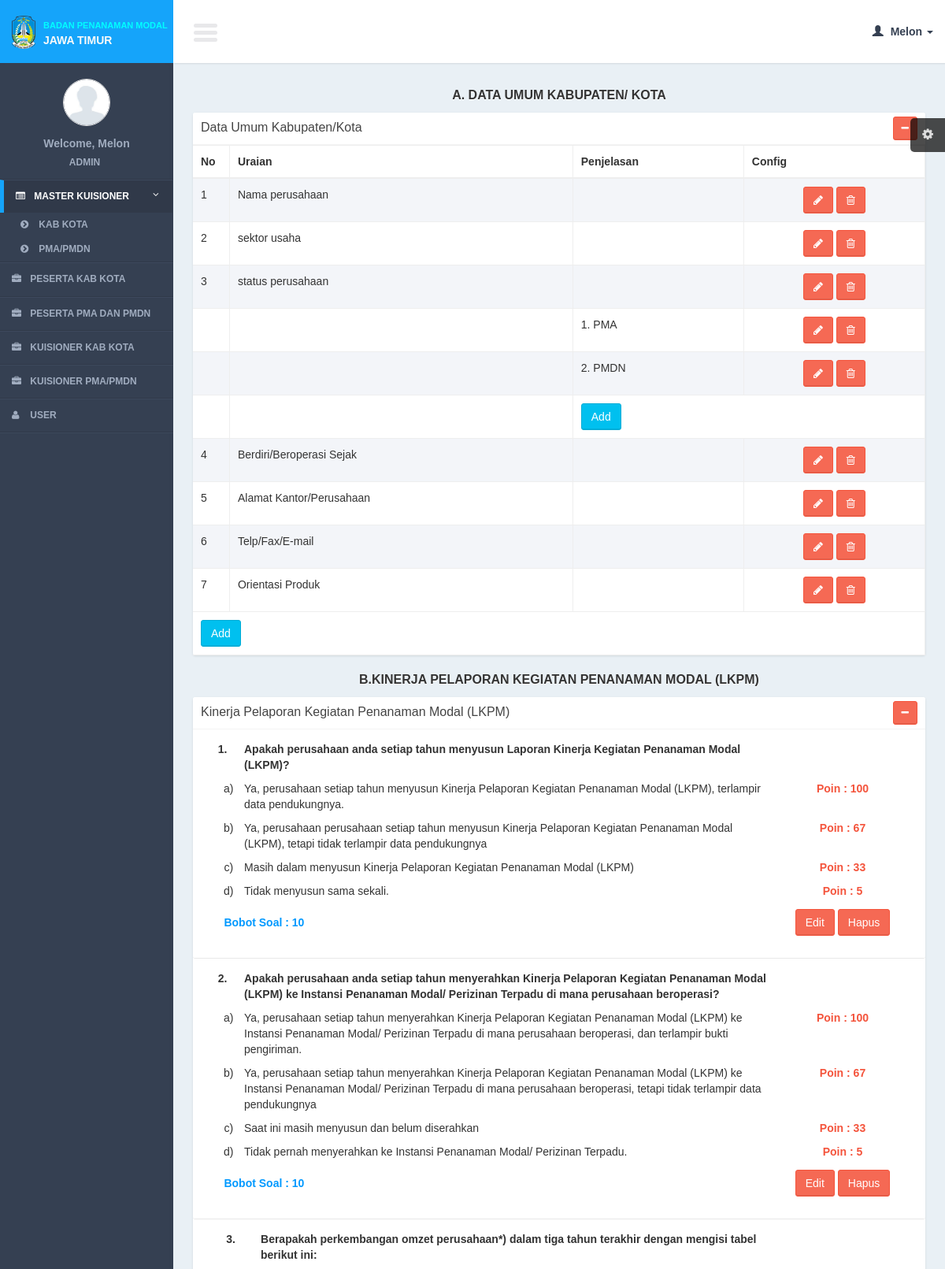
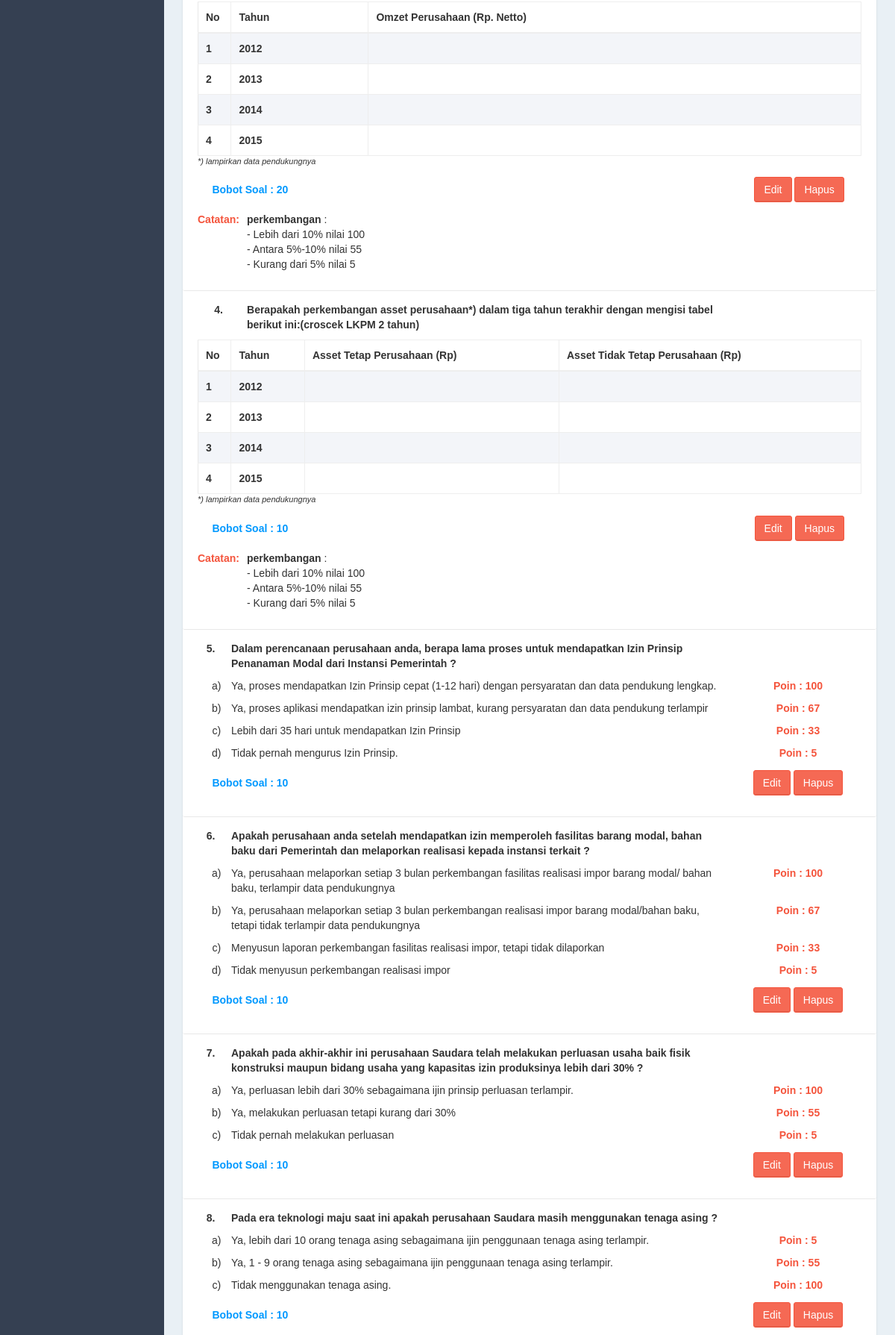
The app's page /controllers/question_pma.php?page=list (signed in, upper part) with its own data (2 pictures, top to bottom).
### tables this page shows
CREATE TABLE IF NOT EXISTS `questions_pma1` (
`qp1_id` int(11) NOT NULL,
  `qp1_name` varchar(100) NOT NULL,
  `qp1_get_child` int(11) NOT NULL,
  `data_id` int(11) NOT NULL
);

CREATE TABLE IF NOT EXISTS `questions_pma1_details` (
`qp1d_id` int(11) NOT NULL,
  `qp1_id` int(11) NOT NULL,
  `qp1d_name` text NOT NULL
);

CREATE TABLE IF NOT EXISTS `categories_pma` (
`cat_pma_id` int(11) NOT NULL,
  `cat_pma_number` varchar(50) NOT NULL,
  `cat_pma_name` varchar(200) NOT NULL
);

CREATE TABLE IF NOT EXISTS `questions_pma2` (
`qp2_id` int(11) NOT NULL,
  `qp2_type` int(11) NOT NULL,
  `qp2_number` varchar(10) NOT NULL,
  `qp2_name` text NOT NULL,
  `qp2_cat_pma_id` int(11) NOT NULL,
  `qp2_weight` int(11) NOT NULL,
  `qp2_description` text NOT NULL,
  `data_id` int(11) NOT NULL
);

CREATE TABLE IF NOT EXISTS `questions_pma2_details` (
`qp2d_id` int(11) NOT NULL,
  `qp2d_type` int(11) NOT NULL,
  `qp2_id` int(11) NOT NULL,
  `qp2d_number` varchar(10) NOT NULL,
  `qp2d_name` text NOT NULL,
  `qp2d_point` int(11) NOT NULL
);

CREATE TABLE IF NOT EXISTS `qp_1_3_2` (
`qp_id` int(11) NOT NULL,
  `qp_name` text NOT NULL,
  `qp_type` int(11) NOT NULL,
  `data_id` int(11) NOT NULL
);

CREATE TABLE IF NOT EXISTS `qp_1_3_3` (
`qp_id` int(11) NOT NULL,
  `qp_name` varchar(200) NOT NULL,
  `qp_type` int(11) NOT NULL,
  `data_id` int(11) NOT NULL
);

### models/question_pma_model.php (called while the page is built, shortened)
<?php
function select($data_id){
	$query = mysql_query("select *
		from questions_pma1
		where data_id = '$data_id'
			");
	return $query;
}
function select_identitas($data_id){
	$query = mysql_query("select *
		from questions_pma3
		where data_id = '$data_id'
			");
	return $query;
}
?>

### lib/function.php (called while the page is built, shortened)
<?php
function get_header($title = ""){
	include '../views/layout/header.php';
}
function get_footer(){
	include '../views/layout/footer.php';
}
	?>
    <?php
function get_abjad($data){
	$abjad = array("","a","b","c","d","e","f","g","h","i","j","k","l","m","n","o","p","q","r","s","t","u","v","w","x","y","z");
	return $abjad[$data];
}
?>

### views/question_pma/list_institusi.php (the view, shortened to what this page needs)
<?php
               $q_cat = mysql_query("select * from categories_pma order by cat_pma_id");
			   while($r_cat = mysql_fetch_array($q_cat)){
?>
                          <div class="title_page"> <?= strtoupper($r_cat['cat_pma_number'].".".$r_cat['cat_pma_name']);?></div>
                    <div class="row">
                        <div class="col-xs-12">
                            <div class="box">
                              <div class="box-header">
                                <div class="pull-right box-tools">
                                        <button class="btn btn-danger btn-sm" data-widget='collapse' data-toggle="tooltip" title="Collapse"><i class="fa fa-minus"></i></button>
                                   </div>
                                   <h3 class="box-title"><?= ucwords($r_cat['cat_pma_name'])?></h3>
                                </div>
                        <?php
                                     $q_question = mysql_query("select * from questions_pma2 where qp2_cat_pma_id = '$r_cat[cat_pma_id]' and data_id = '$data_id'");
										$no_question = 1;
										while($r_question = mysql_fetch_array($q_question)){
										?>
                                <div class="box-body table-responsive" style="border-bottom:1px solid #e8e8e8; " >
                                <div class="col-md-12">
                                        <table id="" width="100%"  cellpadding="5">
                                          <tr>
                                          <td width="5%" valign="top" align="center"><strong><?= $no_question."."; ?></strong></td>
                                            <td width="75%"><b> <?= $r_question['qp2_name'] ?></b></td>
                                            <td width="20%" align="center" style="text-align:center;">
                                            </td>
                                          </tr>
                                            <?php
                                        $q_q_d = mysql_query("select * from questions_pma2_details where qp2_id = '".$r_question['qp2_id']."'");
									    $no_q_q_d = 1;
										while($r_q_d = mysql_fetch_array($q_q_d)){
										?>
                                           <tr>
                                           <td valign="top" align="center"><?= "&nbsp;&nbsp;&nbsp;&nbsp;".get_abjad($no_q_q_d).")"; ?></td>
                                            <td valign="top"> <?= $r_q_d['qp2d_name'] ?></td>
                                            <td  style="color:#F4543C; font-weight:bold;" valign="top" align="center" style="text-align:center;">
                                             Poin : <?= $r_q_d['qp2d_point']?>
                                            </td>
                                          </tr>
										 <?php
										 $no_q_q_d++;
										}
										if($r_question['qp2_type'] == 1){
											  include 'qp_132.php';
										  }else if($r_question['qp2_type'] == 2){
											  include 'qp_133.php';
										  }else if($r_question['qp2_type'] == 3){
											  include 'qp_211.php';
										  }else if($r_question['qp2_type'] == 4){
											  include 'qp_311.php';
										  }
										 ?>
                                           <tr height="50">
                                            <td style="color:#09F; font-weight:bold;" colspan="2"><?= "&nbsp;&nbsp;&nbsp;&nbsp;" ?> Bobot Soal : <?= $r_question['qp2_weight'] ?></td>
                                            <td align="center" style="text-align:center;">
                                                <a href="question_pma.php?page=form_question_pma&id=<?= $r_question['qp2_id']?>&cat_id=<?=$r_cat['cat_pma_id']?>&data_id=<?= $data_id ?>" class="btn btn-danger" >Edit </a>
                                                 <a href="javascript:void(0)" onclick="confirm_delete(<?= $r_question['qp2_id']; ?>,'question_pma.php?page=delete_question_pma&id=')" class="btn btn-danger" >Hapus</a>
                                            </td>
                                          </tr>
                                          <?php
                                          if($r_question['qp2_description']){
										  ?>
                                           <tr>
                                           <td style="color:#F4543C; font-weight:bold;" valign="top">Catatan: </td>
                                            <td><?= $r_question['qp2_description'] ?></td>
                                            <td>
                                            </td>
                                          </tr>
                                          <?php
										  }
										  ?>
                                        </table>
                                </div>
                                </div>
                                 <?php
										$no_question++;
										}
										?>
                            </div>
                        </div>
                    </div>
             <?
             }
			 ?>

### views/question_pma/list.php (shortened to what this page needs)
     <section class="content">
         <div class="row">
             <div class="col-xs-12">
                <div class="title_page"> A. DATA UMUM KABUPATEN/ KOTA</div>
                 <div class="box">
                    <div class="box-header">
                         <div class="pull-right box-tools">
                             <button class="btn btn-danger btn-sm" data-widget='collapse' data-toggle="tooltip" title="Collapse"><i class="fa fa-minus"></i></button>
                         </div>
                         <h3 class="box-title">Data Umum Kabupaten/Kota</h3>
                     </div>
                     <div class="box-body no-padding">
                            <table id="" class="table table-bordered table-striped">
                             <thead>
                                 <tr>
                                 <th width="5%">No</th>
                                     <th>Uraian</th>
                                     <th>Penjelasan</th>
                                     <th>Config</th>
                                 </tr>
                             </thead>
                             <tbody>
                                 <?php
                                $no = 1;
                                 while($row = mysql_fetch_array($query)){
                                 ?>
                                 <tr>
                                 <td><?= $no?></td>
                                  <td><?= $row['qp1_name']?></td>
                                      <td></td>
                                    <td style="text-align:center;">
                                         <a href="question_pma.php?page=form&id=<?= $row['qp1_id']?>" class="btn btn-danger" ><i class="fa fa-pencil"></i></a>
                                         <a href="javascript:void(0)" onclick="confirm_delete(<?= $row['qp1_id']; ?>,'question_pma.php?page=delete&id=')" class="btn btn-danger" ><i class="fa fa-trash-o"></i></a>
                                     </td>
                                 </tr>
                                 <?php
                                 if($row['qp1_get_child'] == 1){
?>
                                  <?php
	$query_child = mysql_query("select * from questions_pma1_details where qp1_id = '".$row['qp1_id']."'");
	$no_child = 1;
                                      while($row_child = mysql_fetch_array($query_child)){
                                     ?>
                                 <tr>
                                 <td>&nbsp;</td>
                                   <td>&nbsp;</td>
                                  <td  >
                                  	<?= $no_child.". ".$row_child['qp1d_name'];?>
                                     </td>
                                     <td style="text-align:center;">
                                       <a href="question_pma.php?page=form_child&id=<?= $row_child['qp1d_id']?>" class="btn btn-danger" ><i class="fa fa-pencil"></i></a>
                                         <a href="javascript:void(0)" onclick="confirm_delete(<?= $row_child['qp1d_id']; ?>,'question_pma.php?page=delete_child&id=')" class="btn btn-danger" ><i class="fa fa-trash-o"></i></a>
                                     </td>
                                     </tr>
	<?php
	$no_child++;
	 }
	?>
                                     <tr>
                                     <td>&nbsp;</td>
                                      <td>&nbsp;</td>
                                      <td colspan="2">
                                     <a href="question_pma.php?page=form_child&qp1_id=<?= $row['qp1_id'] ?>" class="btn btn-info " >Add</a>
                                  </td>
                                 </tr>
                                 <?php
}
$no++;
                                 }
                                 ?>
                             </tbody>
                               <tfoot>
                                 <tr>
                                     <td colspan="10"><a href="<?= $add_button ?>" class="btn btn-info " >Add</a></td>
                                 </tr>
                             </tfoot>
                         </table>
                     </div>
                 </div>
             </div>
         </div>

### views/question_pma/qp_132.php
<tr>
                                           <td colspan="3">
                                            <table id="" class="table table-bordered table-striped" style="border-left:1px solid #e8e8e8">
                                       <thead>
                                           <tr>
                                           <th width="5%">No</th>
                                               <?php
                                                $q_132 = mysql_query("select * from qp_1_3_2 where data_id = '$data_id'");
											while($r_132 = mysql_fetch_array($q_132)){
											?>
                                               <th><?= $r_132['qp_name'] ?></th>
                                               <?php
											}
											?>
                                           </tr>
                                       </thead>
                                       <tbody>
                                       <?php
									$no=1;
                                         for($y=date("Y")-3; $y<=date("Y"); $y++){
											 ?>
                                                <tr>
                                                <th><?= $no ?></th>
											<th><?= $y ?></th>
                                                <th>&nbsp;</th>
                                               </tr>
											<?php
											$no++;
											 }
											?>
                                       </tbody>
                                   </table>
                                          <div class="table_note"> *) lampirkan data pendukungnya</div>
                                           </td>
                                         </tr>

### views/question_pma/qp_133.php
<tr>
                                           <td colspan="3">
                                            <table id="" class="table table-bordered table-striped" style="border-left:1px solid #e8e8e8">
                                       <thead>
                                           <tr>
                                           <th width="5%">No</th>
                                               <?php
                                                $q_133 = mysql_query("select * from qp_1_3_3 where data_id = '$data_id'");
											while($r_133 = mysql_fetch_array($q_133)){
											?>
                                               <th><?= $r_133['qp_name'] ?></th>
                                               <?php
											}
											?>
                                           </tr>
                                       </thead>
                                       <tbody>
                                             <?php
									$no=1;
                                         for($y=date("Y")-3; $y<=date("Y"); $y++){
											 ?>
                                                <tr>
                                                <th><?= $no ?></th>
											<th><?= $y ?></th>
                                                <th>&nbsp;</th>
                                                <th>&nbsp;</th>
                                               </tr>
											<?php
											$no++;
											 }
											?>
                                       </tbody>
                                   </table>
                                             <div class="table_note"> *) lampirkan data pendukungnya</div>
                                           </td>
                                         </tr>

### records on screen
questions_pma1: qp1_name "Nama perusahaan"
questions_pma1: qp1_name "sektor usaha"
questions_pma1: qp1_name "status perusahaan"
questions_pma1_details: qp1d_name "PMA"
questions_pma1_details: qp1d_name "PMDN"
questions_pma1: qp1_name "Berdiri/Beroperasi Sejak"
questions_pma1: qp1_name "Alamat Kantor/Perusahaan"
questions_pma1: qp1_name "Telp/Fax/E-mail"
questions_pma1: qp1_name "Orientasi Produk"
categories_pma: cat_pma_number+cat_pma_name "B.KINERJA PELAPORAN KEGIATAN PENANAMAN MODAL (LKPM)", cat_pma_name "Kinerja Pelaporan Kegiatan Penanaman Modal (LKPM)"
questions_pma2: qp2_name "Apakah perusahaan anda setiap tahun menyusun Laporan Kinerja Kegiatan Penanaman Modal (LKPM)?", qp2_weight "10"
questions_pma2_details: no_q_q_d "a", qp2d_name "Ya, perusahaan setiap tahun menyusun Kinerja Pelaporan Kegiatan Penanaman Modal (LKPM), terlampir data pendukungnya.", qp2d_point "100"
questions_pma2_details: no_q_q_d "b", qp2d_name "Ya, perusahaan perusahaan setiap tahun menyusun Kinerja Pelaporan Kegiatan Penanaman Modal (LKPM), tetapi tidak terlampir data pendukungnya", qp2d_point "67"
questions_pma2_details: no_q_q_d "c", qp2d_name "Masih dalam menyusun Kinerja Pelaporan Kegiatan Penanaman Modal (LKPM)", qp2d_point "33"
questions_pma2_details: no_q_q_d "d", qp2d_name "Tidak menyusun sama sekali.", qp2d_point "5"
questions_pma2: qp2_name "Apakah perusahaan anda setiap tahun menyerahkan Kinerja Pelaporan Kegiatan Penanaman Modal (LKPM) ke Instansi Penanaman Modal/ Perizinan Terpadu di mana perusahaan beroperasi?", qp2_weight "10"
questions_pma2_details: no_q_q_d "a", qp2d_name "Ya, perusahaan setiap tahun menyerahkan Kinerja Pelaporan Kegiatan Penanaman Modal (LKPM) ke Instansi Penanaman Modal/ Perizinan Terpadu di mana perusahaan beroperasi, dan terlampir bukti pengiriman.", qp2d_point "100"
questions_pma2_details: no_q_q_d "b", qp2d_name "Ya, perusahaan setiap tahun menyerahkan Kinerja Pelaporan Kegiatan Penanaman Modal (LKPM) ke Instansi Penanaman Modal/ Perizinan Terpadu di mana perusahaan beroperasi, tetapi tidak terlampir data pendukungnya", qp2d_point "67"
questions_pma2_details: no_q_q_d "c", qp2d_name "Saat ini masih menyusun dan belum diserahkan", qp2d_point "33"
questions_pma2_details: no_q_q_d "d", qp2d_name "Tidak pernah menyerahkan ke Instansi Penanaman Modal/ Perizinan Terpadu.", qp2d_point "5"
questions_pma2: qp2_name "Berapakah perkembangan omzet perusahaan*) dalam tiga tahun terakhir dengan mengisi tabel berikut ini:", qp2_type 1 (drawn), qp2_weight "20", qp2_description "perkembangan : - Lebih dari 10% nilai 100 - Antara 5%-10% nilai 55 - Kurang dari 5% nilai 5"
qp_1_3_2: qp_name "Tahun"
qp_1_3_2: qp_name "Omzet Perusahaan (Rp. Netto)"
questions_pma2: qp2_name "Berapakah perkembangan asset perusahaan*) dalam tiga tahun terakhir dengan mengisi tabel berikut ini:(croscek LKPM 2 tahun)", qp2_type 2 (drawn), qp2_weight "10", qp2_description "perkembangan : - Lebih dari 10% nilai 100 - Antara 5%-10% nilai 55 - Kurang dari 5% nilai 5"
qp_1_3_3: qp_name "Tahun"
qp_1_3_3: qp_name "Asset Tetap Perusahaan (Rp)"
qp_1_3_3: qp_name "Asset Tidak Tetap Perusahaan (Rp)"
questions_pma2: qp2_name "Dalam perencanaan perusahaan anda, berapa lama proses untuk mendapatkan Izin Prinsip Penanaman Modal dari Instansi Pemerintah ?", qp2_weight "10"
questions_pma2_details: no_q_q_d "a", qp2d_name "Ya, proses mendapatkan Izin Prinsip cepat (1-12 hari) dengan persyaratan dan data pendukung lengkap.", qp2d_point "100"
questions_pma2_details: no_q_q_d "b", qp2d_name "Ya, proses aplikasi mendapatkan izin prinsip lambat, kurang persyaratan dan data pendukung terlampir", qp2d_point "67"
questions_pma2_details: no_q_q_d "c", qp2d_name "Lebih dari 35 hari untuk mendapatkan Izin Prinsip", qp2d_point "33"
questions_pma2_details: no_q_q_d "d", qp2d_name "Tidak pernah mengurus Izin Prinsip.", qp2d_point "5"
questions_pma2: qp2_name "Apakah perusahaan anda setelah mendapatkan izin memperoleh fasilitas barang modal, bahan baku dari Pemerintah dan melaporkan realisasi kepada instansi terkait ?", qp2_weight "10"
questions_pma2_details: no_q_q_d "a", qp2d_name "Ya, perusahaan melaporkan setiap 3 bulan perkembangan fasilitas realisasi impor barang modal/ bahan baku, terlampir data pendukungnya", qp2d_point "100"
questions_pma2_details: no_q_q_d "b", qp2d_name "Ya, perusahaan melaporkan setiap 3 bulan perkembangan realisasi impor barang modal/bahan baku, tetapi tidak terlampir data pendukungnya", qp2d_point "67"
questions_pma2_details: no_q_q_d "c", qp2d_name "Menyusun laporan perkembangan fasilitas realisasi impor, tetapi tidak dilaporkan", qp2d_point "33"
questions_pma2_details: no_q_q_d "d", qp2d_name "Tidak menyusun perkembangan realisasi impor", qp2d_point "5"
questions_pma2: qp2_name "Apakah pada akhir-akhir ini perusahaan Saudara telah melakukan perluasan usaha baik fisik konstruksi maupun bidang usaha yang kapasitas izin produksinya lebih dari 30% ?", qp2_weight "10"
questions_pma2_details: no_q_q_d "a", qp2d_name "Ya, perluasan lebih dari 30% sebagaimana ijin prinsip perluasan terlampir.", qp2d_point "100"
questions_pma2_details: no_q_q_d "b", qp2d_name "Ya, melakukan perluasan tetapi kurang dari 30%", qp2d_point "55"
questions_pma2_details: no_q_q_d "c", qp2d_name "Tidak pernah melakukan perluasan", qp2d_point "5"
questions_pma2: qp2_name "Pada era teknologi maju saat ini apakah perusahaan Saudara masih menggunakan tenaga asing ?", qp2_weight "10"
questions_pma2_details: no_q_q_d "a", qp2d_name "Ya, lebih dari 10 orang tenaga asing sebagaimana ijin penggunaan tenaga asing terlampir.", qp2d_point "5"
questions_pma2_details: no_q_q_d "b", qp2d_name "Ya, 1 - 9 orang tenaga asing sebagaimana ijin penggunaan tenaga asing terlampir.", qp2d_point "55"
questions_pma2_details: no_q_q_d "c", qp2d_name "Tidak menggunakan tenaga asing.", qp2d_point "100"

### other values on screen
$user_data[0] "Melon"
$user_data[1] "ADMIN"
